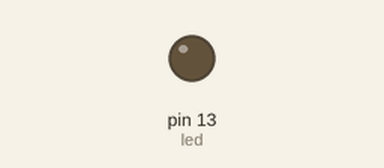
This sketch was run on a simulated Arduino Uno, built with avr-gcc and run on an emulated ATmega328P. Shown: output pins drawn as LEDs (lit = HIGH).

Above: at 0.3 s.
At 13.3 s:
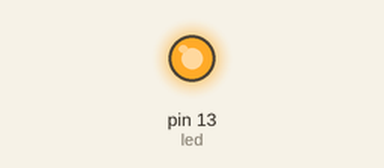
Timing chart, 0 to 13.6 s (numbered marks = the images above):
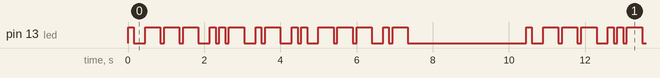

Measured:
- by itself, pin 13 (led): moves between LOW and HIGH, repeating every 10.5 s
- by itself, everything shown: repeats every 10.5 s, in 32 steps

The sketch:

ex3.ino
```cpp
//int led =8;
int led = 13;

// Define os padrões das letras em código Morse
const int morseE[] = {0}; // letra E
const int morseD[] = {1, 1, 1}; // letra D
const int morseU[] = {0, 0, 1}; // letra U
const int morseA[] = {0, 1}; // letra A
const int morseR[] = {0,0}; //letra R

// Função para reproduzir um caractere Morse
void playMorse(const int *morsePattern, int length) {
  for (int i = 0; i < length; i++) {
    digitalWrite(led, HIGH);    // Acende o LED
    delay(morsePattern[i] == 0 ? 150 : 400);
    digitalWrite(led, LOW);     // Apaga o LED
    delay(100);
  }
}

void setup() {
  pinMode(led, OUTPUT);
}

void loop() {
  // Reproduz o nome "eduarda" em código Morse
  playMorse(morseE, sizeof(morseE)/sizeof(morseE[0])); // E
  delay(200);
  playMorse(morseD, sizeof(morseD)/sizeof(morseD[0])); // D
  delay(200);
  playMorse(morseU, sizeof(morseU)/sizeof(morseU[0])); // U
  delay(200);
  playMorse(morseA, sizeof(morseA)/sizeof(morseA[0])); // A
  delay(200);
  playMorse(morseR, sizeof(morseR)/sizeof(morseR[0])); // R
  delay(200);
  playMorse(morseD, sizeof(morseD)/sizeof(morseD[0])); // D
  delay(200);
  playMorse(morseA, sizeof(morseA)/sizeof(morseA[0])); // A

  // Espera 3 segundos antes de repetir o nome
  delay(3000);
}
```
